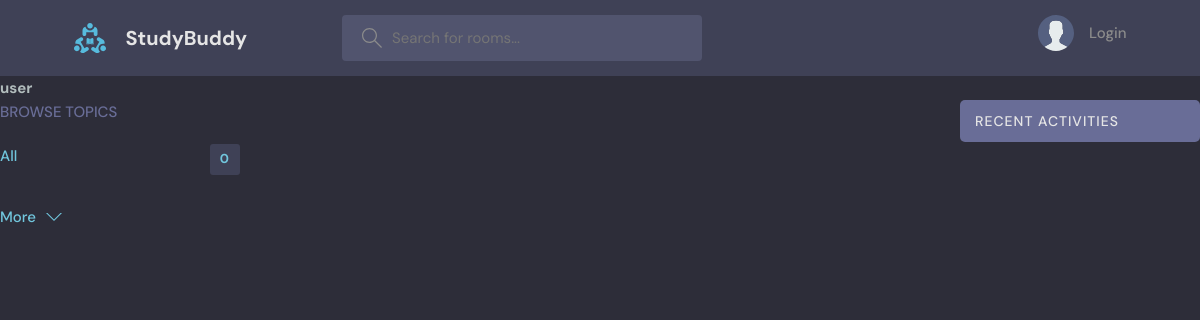
The app's page /profile/1/, older data.
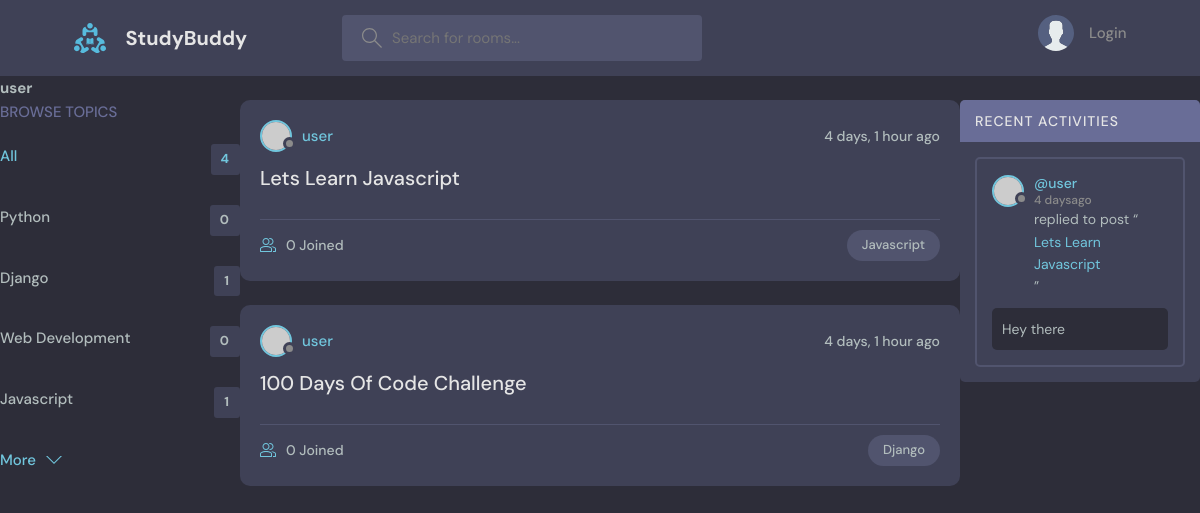
The same page, newer data.
### base/models.py (models this page shows, shortened)
class Topic(models.Model):
    name = models.CharField(max_length=200)

class Room(models.Model):
    host = models.ForeignKey(User, on_delete=models.SET_NULL, null=True)
    topic = models.ForeignKey(Topic, on_delete=models.SET_NULL, null=True)
    name = models.CharField(max_length=200)
    description = models.TextField(null=True, blank=True)
    participants = models.ManyToManyField(User, related_name='participants', blank=True )
    updated = models.DateTimeField(auto_now=True)
    created = models.DateTimeField(auto_now_add=True)
    class Meta:
        ordering = ['-updated', '-created']
    def __str__(self):
        return self.name

class Message(models.Model):
    user = models.ForeignKey(User, on_delete=models.CASCADE)
    room = models.ForeignKey(Room, on_delete=models.CASCADE)
    body = models.TextField()
    updated = models.DateTimeField(auto_now=True)
    created = models.DateTimeField(auto_now_add=True)
    class Meta:
        ordering = ['-updated', '-created']

### base/views.py (the view)
# urls.py: path('profile/<str:pk>/', views.userProfile, name="user-profile"),
def userProfile(request, pk):
    user = User.objects.get(id=pk)
    rooms = user.room_set.all()
    room_messages = user.message_set.all()
    topics = Topic.objects.all()
    context  = {'user': user,'rooms': rooms,'room_messages': room_messages,'topics':topics}
    return render(request, 'base/profile.html', context)

### base/templates/base/profile.html (shortened to what this page needs)
{% extends 'main.html' %}
{% block content %}
<h1>{{user.username}}</h1>
<div class="profile-container">
    <div>
        {% include 'base/topics_component.html'  %}
    </div>
    <div>
{% include 'base/feed_component.html'  %}
    </div>
  <div>
    {% include 'base/activity_component.html'  %}
  </div>
</div>
{% endblock content %}

### base/templates/base/topics_component.html
<div class="topics">
    <div class="topics__header">
      <h2>Browse Topics</h2>
    </div>
    <ul class="topics__list">
      <li>
        <a href="{% url 'home' %}" class="active">All <span>{{topics.count}}</span></a>
      </li>
      {% for topic in topics %}
      <li>
        <a href="{% url 'home'%}?q={{topic.name}}">{{topic.name}} <span>{{topic.room_set.all.count}}</span></a>
      </li>
      {% endfor %}
    </ul>
    <a class="btn btn--link" href="topics.html">
      More
      <svg version="1.1" xmlns="http://www.w3.org/2000/svg" width="32" height="32" viewBox="0 0 32 32">
        <title>chevron-down</title>
        <path d="M16 21l-13-13h-3l16 16 16-16h-3l-13 13z"></path>
      </svg>
    </a>
  </div>

### base/templates/base/feed_component.html (shortened to what this page needs)
{% for room in rooms %}
<div class="roomListRoom">
    <div class="roomListRoom__header">
      <a href="{% url 'user-profile' room.host.id %}" class="roomListRoom__author">
        <div class="avatar avatar--small">
          <img src="https://randomuser.me/api/portraits/women/11.jpg" />
        </div>
        <span>{{room.host.username}}</span>
      </a>
      <div class="roomListRoom__actions">
        <span>{{room.created|timesince}} ago</span>
      </div>
    </div>
    <div class="roomListRoom__content">
      <a href="{% url 'room' room.id %}">{{room.name}}</a>
    </div>
    <div class="roomListRoom__meta">
      <a href="{% url 'room' room.id %}" class="roomListRoom__joined">
        {{room.participants.all.count}} Joined
      </a>
      <p class="roomListRoom__topic">{{room.topic.name}}</p>
    </div>
  </div>
  {% endfor %}

### base/templates/base/activity_component.html (shortened to what this page needs)
<div class="activities">
    <div class="activities__header">
      <h2>Recent Activities</h2>
    </div>
    {% for message in room_messages %}
    <div class="activities__box">
      <div class="activities__boxHeader roomListRoom__header">
        <a href="{% url 'user-profile' message.user.id  %}" class="roomListRoom__author">
          <div class="avatar avatar--small">
            <img src="https://randomuser.me/api/portraits/women/11.jpg" />
          </div>
          <p>
            @{{message.user}}
            <span>{{message.created|timesince}}ago</span>
          </p>
        </a>
      </div>
      <div class="activities__boxContent">
        <p>replied to post “<a href="{% url 'user-profile' message.room.id  %}">{{message.room}}</a>”</p>
        <div class="activities__boxRoomContent">
            {{message.body}}
        </div>
      </div>
    </div>
    {% endfor %}
  </div>

Row changes from the older to the newer data that the page shows:
added Topic: name "Python", room_set.all.count "0"
added Topic: name "Django", room_set.all.count "1"
added Topic: name "Web Development", room_set.all.count "0"
added Topic: name "Javascript", room_set.all.count "1"
now on this page (row edited): Room: host.username "user", created "4 days, 1 hour", name "Lets Learn Javascript", participants.all.count "0", topic.name "Javascript"
now on this page (row edited): Room: host.username "user", created "4 days, 1 hour", name "100 Days Of Code Challenge", participants.all.count "0", topic.name "Django"
added Message: user "user", created "4 days", room "Lets Learn Javascript", body "Hey there"
Text that changed along with them:
{{ topics.count }}: "0" → "4"
